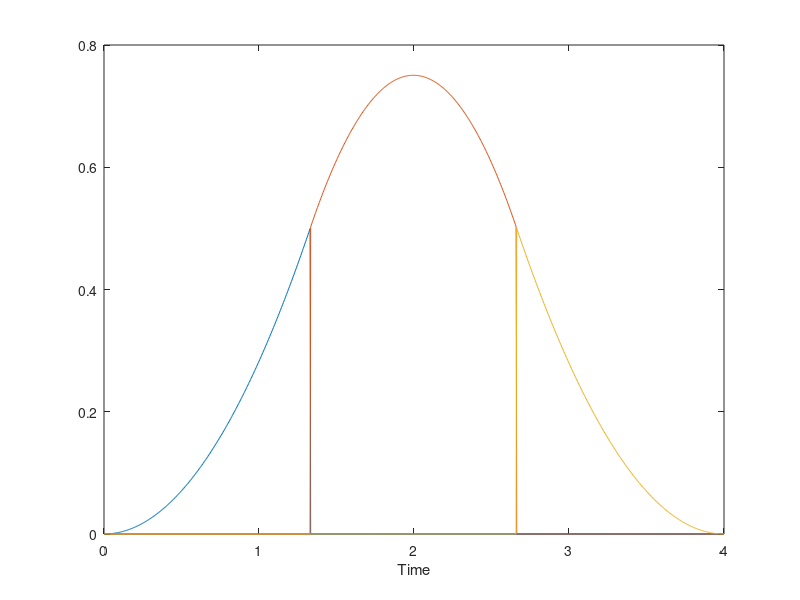

Write the MATLAB code that produced this figure.
t0 = 0;
t1 = 1.33;
t2 = 2.66;
t3 = 4;

t = linspace(t0, t3, 1000);

interval1 = (t < t1);
interval2 = (t >= t1) & (t < t2);
interval3 = (t >= t2) & (t < t3);

b1 = interval1 .* (((t-t0)./(t2-t0)).*((t-t0)./(t1-t0)));

b2 = interval2 .* (((t-t0)./(t2-t0)).*((t2-t)./(t2-t1)) + (((t3-t)./(t3-t1)).*((t-t1)./(t2-t1))));

b3 = interval3 .* (((t3-t)./(t3-t1)).*((t3-t)./(t3-t2)));

plot(t, b1)
xlabel('Time')
hold on
plot(t, b2)
hold on
plot(t, b3)